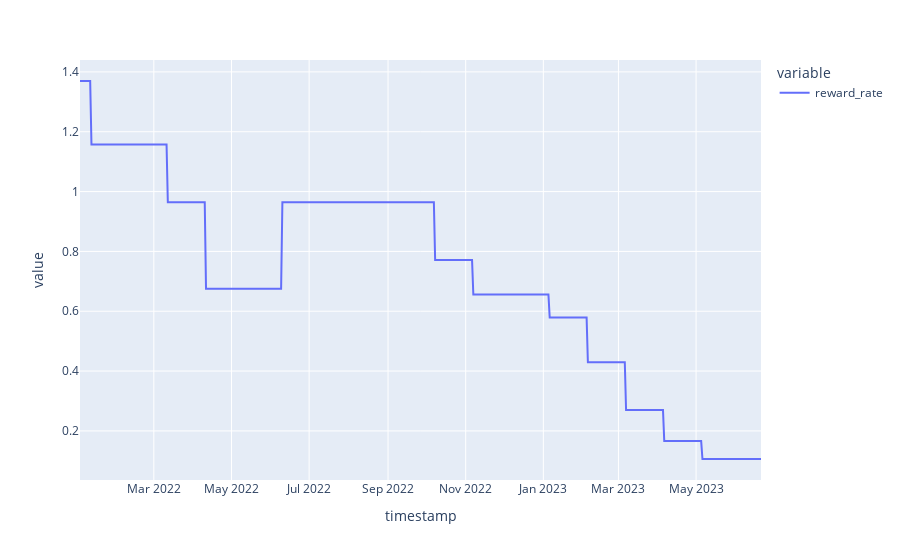

Source (notebook cell):
### Code cell
functions.plot_reward_rate(stETH_ETH_incentive_rewards_df)

### Figure 1 — Plotly figure (JSON) as saved in the notebook; plotly's stock layout.template omitted (floating-point values rounded to 4 significant figures; data arrays with more than 128 entries replaced by an {"elided": "..."} marker saying what was removed)
{"data": [{"hovertemplate": "variable=reward_rate<br>timestamp=%{x}<br>value=%{y}<extra></extra>", "legendgroup": "reward_rate", "line": {"color": "#636efa", "dash": "solid"}, "marker": {"symbol": "circle"}, "mode": "lines", "name": "reward_rate", "orientation": "v", "showlegend": true, "type": "scatter", "x": {"elided": "536 str values"}, "xaxis": "x", "y": {"elided": "536 float values"}, "yaxis": "y"}], "layout": {"legend": {"title": {"text": "variable"}, "tracegroupgap": 0}, "margin": {"t": 60}, "xaxis": {"anchor": "y", "domain": [0, 1], "title": {"text": "timestamp"}}, "yaxis": {"anchor": "x", "domain": [0, 1], "title": {"text": "value"}}}}
